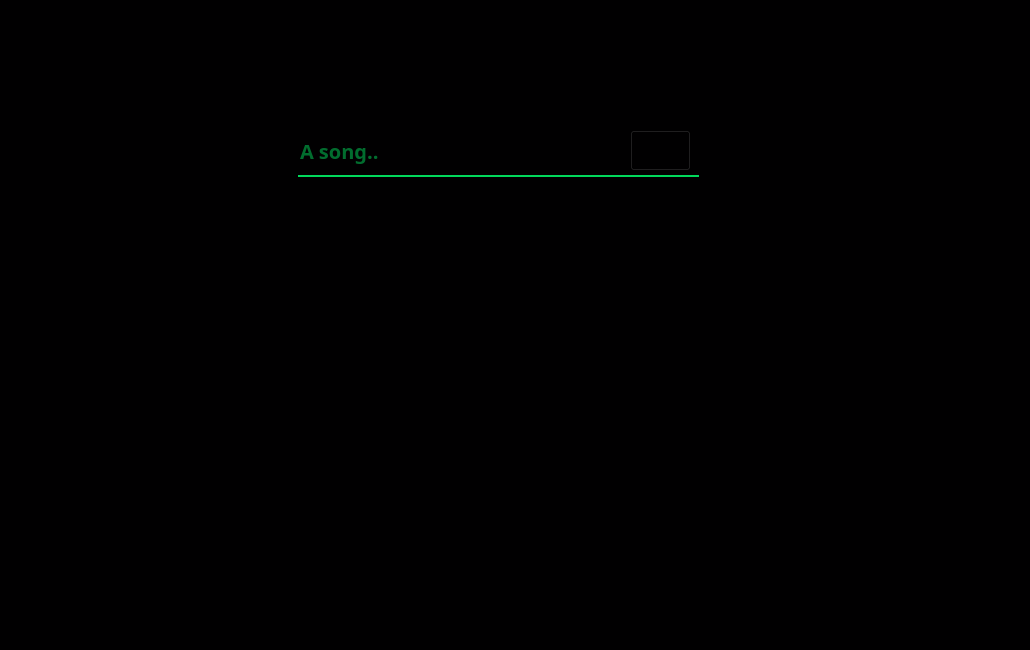
<?xml version="1.0" encoding="UTF-8"?>
<ui version="4.0">
 <class>mainWindow</class>
 <widget class="QMainWindow" name="mainWindow">
  <property name="geometry">
   <rect>
    <x>0</x>
    <y>0</y>
    <width>1030</width>
    <height>650</height>
   </rect>
  </property>
  <property name="font">
   <font>
    <family>Consolas</family>
    <pointsize>10</pointsize>
    <weight>75</weight>
    <bold>true</bold>
   </font>
  </property>
  <property name="windowTitle">
   <string>Song Recommendation Engine</string>
  </property>
  <property name="windowIcon">
   <iconset>
    <normaloff>music-131964753036631366_512.png</normaloff>music-131964753036631366_512.png</iconset>
  </property>
  <property name="windowOpacity">
   <double>1.000000000000000</double>
  </property>
  <property name="autoFillBackground">
   <bool>false</bool>
  </property>
  <property name="styleSheet">
   <string notr="true">background-color: rgb(1, 0, 1);</string>
  </property>
  <property name="documentMode">
   <bool>false</bool>
  </property>
  <property name="tabShape">
   <enum>QTabWidget::Rounded</enum>
  </property>
  <widget class="QWidget" name="centralwidget">
   <widget class="QLineEdit" name="song_input">
    <property name="geometry">
     <rect>
      <x>298</x>
      <y>130</y>
      <width>400</width>
      <height>41</height>
     </rect>
    </property>
    <property name="font">
     <font>
      <family>Yu Gothic UI Semibold</family>
      <pointsize>15</pointsize>
      <weight>75</weight>
      <bold>true</bold>
     </font>
    </property>
    <property name="styleSheet">
     <string notr="true">color: rgb(1, 217, 91);</string>
    </property>
    <property name="frame">
     <bool>false</bool>
    </property>
    <property name="placeholderText">
     <string>A song..</string>
    </property>
   </widget>
   <widget class="QLabel" name="label">
    <property name="geometry">
     <rect>
      <x>298</x>
      <y>175</y>
      <width>401</width>
      <height>2</height>
     </rect>
    </property>
    <property name="styleSheet">
     <string notr="true">background-color: rgb(1, 217, 91);</string>
    </property>
    <property name="text">
     <string/>
    </property>
    <property name="scaledContents">
     <bool>false</bool>
    </property>
   </widget>
   <widget class="QPushButton" name="search_btn">
    <property name="geometry">
     <rect>
      <x>630</x>
      <y>130</y>
      <width>61</width>
      <height>41</height>
     </rect>
    </property>
    <property name="text">
     <string/>
    </property>
    <property name="icon">
     <iconset>
      <normaloff>search-13-512.png</normaloff>search-13-512.png</iconset>
    </property>
    <property name="iconSize">
     <size>
      <width>24</width>
      <height>24</height>
     </size>
    </property>
   </widget>
   <widget class="QLabel" name="label_2">
    <property name="geometry">
     <rect>
      <x>150</x>
      <y>240</y>
      <width>691</width>
      <height>331</height>
     </rect>
    </property>
    <property name="font">
     <font>
      <family>Yu Gothic UI Semibold</family>
      <pointsize>10</pointsize>
      <weight>75</weight>
      <bold>true</bold>
     </font>
    </property>
    <property name="styleSheet">
     <string notr="true">color: rgb(1, 217, 91);</string>
    </property>
    <property name="text">
     <string/>
    </property>
    <property name="alignment">
     <set>Qt::AlignHCenter|Qt::AlignTop</set>
    </property>
   </widget>
  </widget>
 </widget>
 <resources/>
 <connections/>
</ui>
